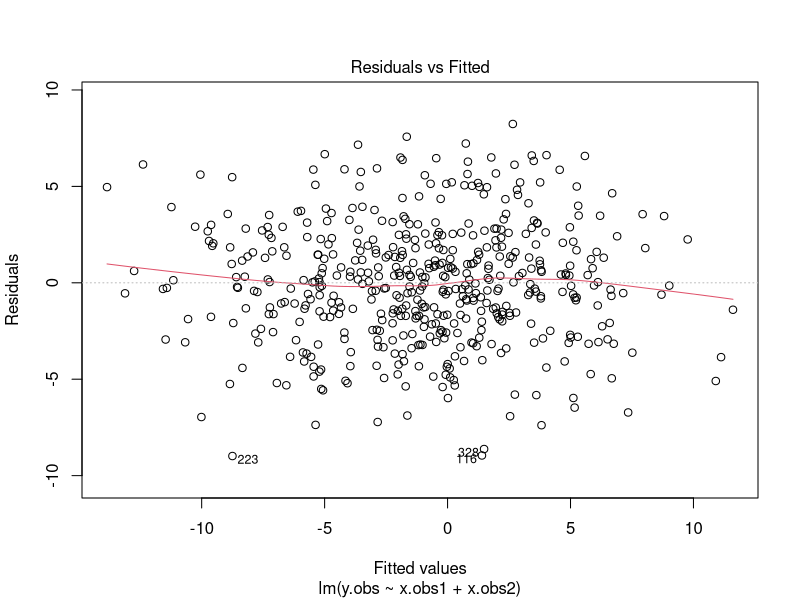
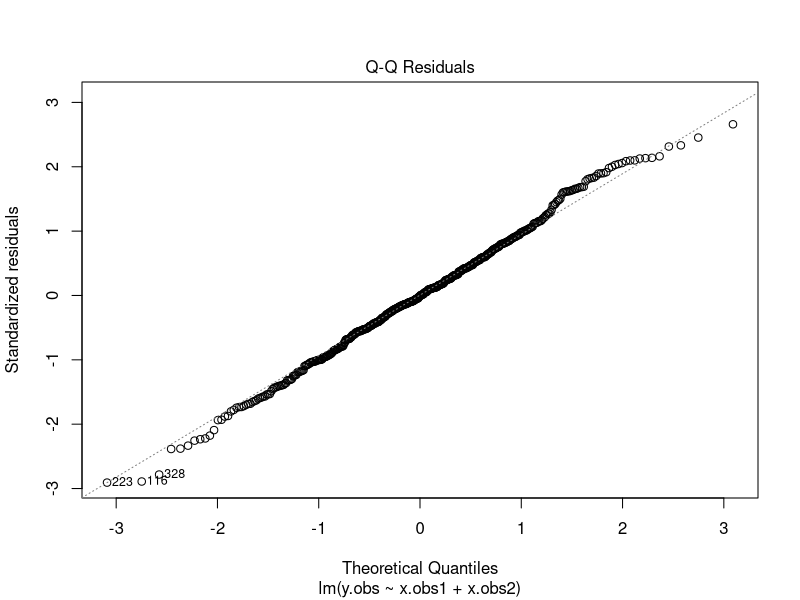
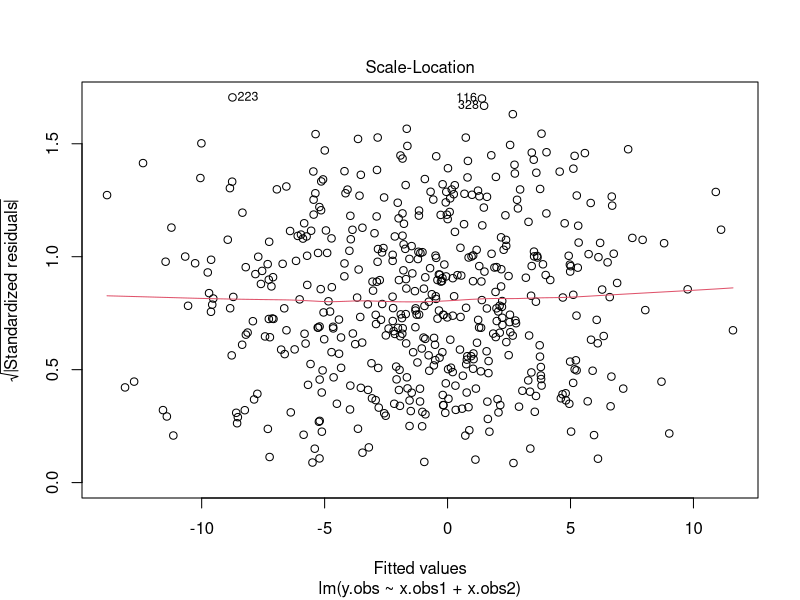
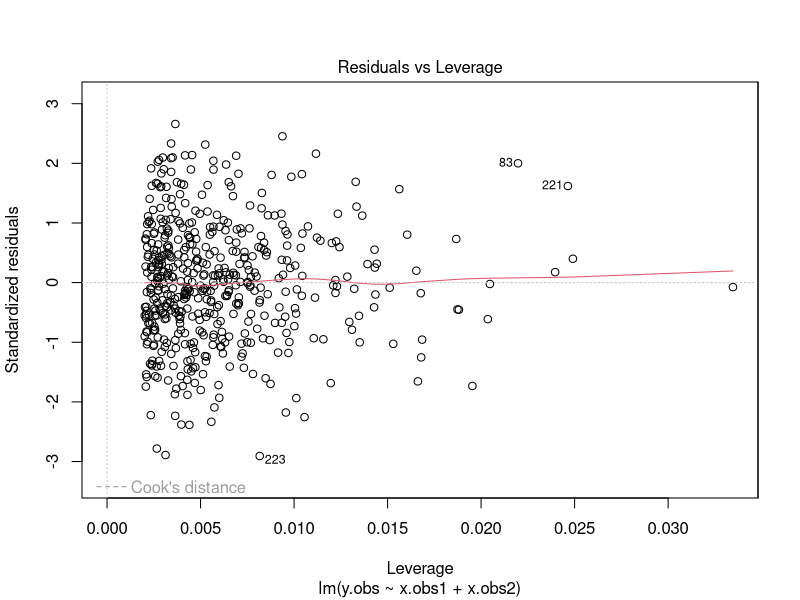

Recreate these plots in R, in order.
## ---- chunk 1
knitr::opts_chunk$set(echo = TRUE)
## ---- chunk 2
#We'll import the package mvtnorm in order to simulate the errors between 
#the errors. This is really important since we need to capture the dependence 
#structure between the noise terms. (Genz and Bretz (2009))

library(mvtnorm)

#Setting a seed for replicability
set.seed(1111)

#We define all the invariant true parameter values here. 
#Defining the hypothetical sample size, n, for all our samples
n = 500

#Generating the errors. 
#We define rho here to be the correlation coefficient. 
sigma = 3; rho = 0.5

#Generating errors following Chapter 2 of my dissertation.
cov.eps = matrix(c(1, rho*sigma, rho*sigma, sigma^2), nrow = 2, ncol = 2)

#Generating some covariates and responses for the selection process. We will 
#again opt, for simplicity, to generate normally-distributed data. 

cov.x = matrix(c(2.25, 0.2*1.5*1, 0.2*1.5*1, 1), nrow = 2, ncol = 2)

#Defining beta and alpha as in Chapter 2 of my dissertation. 
beta = c(-1, 1, 4)
alpha = c(1.5, 2, 3)

## ---- chunk 3
#Defining our Tobit-2 Model here, a modification from Rubio (2024).
#This takes inputs init, the inital value from where the parameter estimate is 
#evaluated from, out, the responses of the observed model, sel, the responses 
#of the selection model, deso, the design matrix for the observed model, less 
#the first column, dess, the design matrix for the selection process less the #first column, method, the optimisation method, and maxit, the maximum number of 
#iterations, with default number 100.
MLETobit2 = function(init, out, sel, deso, dess, beta_par = 0,
                     method = "nlminb", maxit = 100){
  #Converting the inputs out and sel into vectors.
  out = as.vector(out); sel = as.vector(sel)
  #Defining x1 and w1 as the design matrices of the observed and selection 
  #processes respectively by adding back the missing column of 1's.
  x1 = as.matrix(cbind(1, deso)); w1 = as.matrix(cbind(1, dess))
  #Defining p and q as the number of columns of x1 and w1 respectively. 
  p = ncol(x1); q = ncol(w1)
  #Defining a function which evaluates the log-likelihood of the Tobit-2 model,
  #loglik. This takes in as inputs a parameter vector, par. 
  loglik = function(par){
    #Reparametrising sigma and rho in our model, using an exponential and a 
    #tanh link. 
    sigma = exp(par[1]); rho = tanh(par[2]) 
    #Defining our linear regression coefficients for the observed model, beta, 
    #and that for the selection model, alpha. 
    #TODO: Reparametrise beta = beta.tilde
    beta = par[c(3:(p+2))]; alpha = par[(p+3):(p+q+2)]
    #Reparametrisation if beta_par = 1
    if(beta_par){
      beta = beta/sigma
    }
    x_beta = x1%*%beta; w_alpha = w1%*%alpha
    #Defining inds0 and inda1 as indicators corresponding to the selection 
    #criterion, which can be seen in chapter 2. 
    inds0 = (sel == 0); inds1 = (sel == 1)
    #Evaluating the log-likelihood of the Tobit-2 model as given in Chapter 2. 
    ll = sum(pnorm(-w_alpha[inds0], log = T)) + 
         sum(pnorm( (w_alpha[inds1] + rho*(out[inds1] - x_beta[inds1])/sigma)/
                      sqrt(1 - rho^2), log = T)) + 
    #MODIFICATION: compressed the explicit evaluation of the normal component of
    #the observed processes into the dnorm function, as the distribution is a
    #N(x_beta, sigma^2) distributed random variable from proof (INSERT). 
         sum(dnorm(out[inds1], mean = x_beta[inds1], sd = sigma, log = T))
    #Returning the log-loss, which we will minimise using the optim commands. 
    #This is because optim and nlminb are principally minimisation algorithms, 
    #so returning the log-loss is more efficient here. 
    return(-ll)
  }
  #Conditional to evaluate the optimal value using nlminb if specified
  #(by default).
  if(method == "nlminb"){ 
    OPT = nlminb(init, loglik, control = list(iter.max = maxit))
  } 
  #Conditional to evaluate the optimal value using the optim() function
  else{
    #Using optim to 
    OPT = optim(init, loglik, control = list(maxit = maxit), method = method)
  }
  #Storing the MLES in a vector, remembering to undo the links defined above. 
  MLE = c(exp(OPT$par[1]), tanh(OPT$par[2]), OPT$par[-c(1,2)])
  #Creating a vector of estimate names...
  names(MLE) = c("sigma", "rho", "intercept", paste(paste("beta_hat[,", 1:(p-1), 
    sep = "" ),"]", sep = ""), "intercept", paste(paste("alpha_hat[,", 1:(q-1), 
    sep = "" ),"]", sep = "")) 
  #Storing all our outputs in the list outf.
  outf = list(loglik = loglik, OPT = OPT, MLE = MLE)
  #Returning outf as the function output. 
  return(outf)
}
npar = 8

## ---- chunk 4
#The following simulation is based on the ADEMP framework discussed in 
#Chapter 2 of my dissertation. (Morris, White and Crowther (2019))
#We're going to report the mean absolute deviation (MAD) of each parameter in
#all possible scenarios to answer the simulation study. 
#Creating three matrices for the three mean
#Defining the number of simulations as n.sims. 
n.sims = 500
#Define the matrix bias.true as a matrix with rows representing 
#the simulated samples, and columns equal to the length of beta and alpha. 
bias.true = matrix(NA, nrow = n.sims, ncol = length(c(beta, alpha)))
#Defining the matrix bias.linreg.mat as a matrix with rows being the simulation
#index, and columns being the variables of ONLY the observed process' regression
#coefficients beta, for the case where we ignore the selection process 
#(ignorant model)
bias.linreg.mat = matrix(NA, nrow = n.sims, ncol = length(beta))
#Defining the matrix bias.misspec.obs.mat as a matrix with rows representing 
#the simulation index, and columns only being the observed process's 
#regression coefficients, beta, in the case of misspecification of the selection
#process. 
bias.misspec.obs.mat = matrix(NA, nrow = n.sims, ncol = length(beta))
#Same as above, but here the columns represent the selection process regression
#coefficients, less the last one, as the misspecified model drops the 
#corresponding covariate.
bias.misspec.sel.mat = matrix(NA, nrow = n.sims, ncol = length(alpha)-1)
#Define an empty vector called missingness. 
missingness = c()

#For loop iterating over all the samples necessary
for (i in 1:n.sims){
  #For replicability set the seed here to be the dummy variable i. 
  set.seed(i)
  
  #Generating a vector of noise variables with rmvnorm() to preserve the 
  #correlation structure. 
  eps = rmvnorm(n, sigma = cov.eps)
  #Isolating the selection and observable processes' noises. 
  eps.sel = eps[,1]
  eps.obs = eps[,2]
  
  #Generating some covariates and responses for the selection process. We will 
  #again opt, for simplicity, to generate normally-distributed data.
  
  dm.obs = rmvnorm(n, sigma = cov.x)
  x.obs1 = dm.obs[,1]
  x.obs2 = dm.obs[,2]
  
  #Defining the observable response latent variable y.obs as in Chapter 2 of my
  #dissertation. 
  y.obs = cbind(1, dm.obs) %*% beta + eps.obs
  
  #Generating some covariates and responses for the selection process. We will 
  #opt, for simplicity, to generate normally-distributed data. 
    
  x.sel1 = rnorm(n, 0, 0.5)
  x.sel2 = rnorm(n, 0, 2)
  dm.sel = cbind(x.sel1, x.sel2)

  #Defining the selection latent variable y.sel as in Chapter 2 of 
  #my dissertation. 
  y.sel = cbind(1, dm.sel) %*% alpha + eps.sel
  #Defining the selection variable to be the indication with condition 
  #y.sel exceeding zero. 
  select = y.sel > 0
  #Defining the ith element of missingness as the sample proportion of select. 
  missingness[i] = mean(select)
  
  #Applying the MLETobit2 function, and storing the output in OPT. 
  OPT = MLETobit2(rep(0, npar), out = y.obs, sel = select, deso = dm.obs, 
          dess = dm.sel, maxit = 1E3)
  
  #Defining the MLE to be the MLE obtained by the Tobit-2 function. 
  MLE = OPT$MLE
  
  #Defining the bias from the correctly specified model as the ith row of the 
  #dataframe bias.true. 
  bias.true[i, ] = as.numeric(MLE[-c(1:2)] - c(beta, alpha))
  
  #Defining the linear regression model linreg as the model only containing the
  #observable process, ignoring the selection process (ignorant model)
  linreg = lm(y.obs ~ x.obs1 + x.obs2)
  
  #Calculating the bias from 
  bias.linreg.mat[i, ] = as.numeric(coef(linreg) - beta)
  
  #Defining dm.sel.misspec, the misspecified selection design matrix, with only
  #the first covariate, x.sel1. 
  dm.sel.misspec = x.sel1
  #Running the MLETobit2 function for the misspecified model, and storing the 
  #output in OPT.misspec.
  OPT.misspec = MLETobit2(rep(0, npar-1), out = y.obs, sel = select, 
                          deso = dm.obs, dess = dm.sel.misspec)
  #Storing the MLEs of the misspecified model in MLE.misspec. 
  MLE.misspec = OPT.misspec$MLE
  #Calculating the bias of the observable process in the misspecifed model for   
  #simulation i,  and storing it in row i of bias.misspec.obs.mat. 
  bias.misspec.obs.mat[i, ] = MLE.misspec[c(3:5)] - beta
  #Same thing but with the selection process instead. 
  bias.misspec.sel.mat[i, ] = MLE.misspec[c(6:7)] - alpha[-3]
}
#Evaluating the column means of ALL the matrices to report as the mean absolute
#deviations using colMeans().
colMeans(abs(bias.true))
colMeans(abs(bias.linreg.mat))
colMeans(abs(bias.misspec.obs.mat))
colMeans(abs(bias.misspec.sel.mat))
#Evaluating the average proportion of missing data in all samples as the 1 minus
#the mean of missingness. 
1-mean(missingness)
## ---- chunk 5
#Section based on Rubio (2024b). 
#Assume the regression coefficients are -1, 1, 3.
lin.pred.coeffs = c(-1, 1, 3)

#Defining the matrices to store the sample absolute deviations for the correct 
#linear model, the misspecifed linear model, the correct logistic model and 
#the misspecified logistic model. 
coeff.lm.true = matrix(NA, ncol = 3, nrow = n)
coeff.lm.misspec = matrix(NA, ncol = 2, nrow = n)
coeff.logit.true = matrix(NA, ncol = 3, nrow = n)
coeff.logit.misspec = matrix(NA, ncol = 2, nrow = n)

#Iteration counter from 1 to n as a generic iteration counter. 
for (i in 1:n){
  #Setting seed to i. 
  set.seed(i)
  #Generating a matrix of independent standard normal covariates for 
  #demonstration purposes.
  x = rmvnorm(n, mean = rep(0, 2))
  #Creating a vector of responses, y, following the form of a general linear 
  #model.
  y = cbind(1, x) %*% lin.pred.coeffs + rnorm(n)
  #Fitting the correct linear model and storing its coefficients in the ith 
  #row of coeff.lm.true.
  coeff.lm.true[i,] = as.numeric(coef(lm(y ~ x[,1] + x[, 2])))
  #Fitting the misspecified linear model and storing its coefficients in the ith 
  #row of coeff.lm.misspec.
  coeff.lm.misspec[i, ] = as.numeric(coef(lm(y ~ x[,1])))
  #Creating a vector of responses, y2, following the form of a logistic model. 
  y2 = rbinom(n, 1, prob = pnorm(q = cbind(1, x) %*% lin.pred.coeffs))
  ##Fitting the correct logistic model and storing its coefficients in the ith 
  #row of coeff.logit.true.
  coeff.logit.true[i, ] = as.numeric(coef(glm(y2 ~ x[,1] + x[,2], family = 
                                                binomial(link = "probit"))))
  #Fitting the correct misspecified model and storing its coefficients in the 
  #ith row of coeff.logit.misspec.
  coeff.logit.misspec[i, ] = as.numeric(coef(glm(y2 ~ x[,1], 
                                          family = binomial(link = "probit"))))
}
#Taking the means of all the columns to report for this simulation study using
#colMeans(). 
colMeans(coeff.lm.true)
colMeans(coeff.lm.misspec)
colMeans(coeff.logit.true)
colMeans(coeff.logit.misspec)
## ---- chunk 6

#Same procedure as in simulation study; comments not included here 
#for conciseness. Only change is setting i = 1. 
i = 1
set.seed(i)

eps = rmvnorm(n, sigma = cov.eps)
eps.sel = eps[,1]
eps.obs = eps[,2]

dm.obs = rmvnorm(n, sigma = cov.x)
x.obs1 = dm.obs[,1]
x.obs2 = dm.obs[,2]
y.obs = cbind(1, dm.obs) %*% beta + eps.obs

  
x.sel1 = rnorm(n, 0, 0.5)
x.sel2 = rnorm(n, 0, 2)
dm.sel = cbind(x.sel1, x.sel2)

y.sel = cbind(1, dm.sel) %*% alpha + eps.sel
select = y.sel > 0

OPT = MLETobit2(rep(0, npar), out = y.obs, sel = select, deso = dm.obs, 
        dess = dm.sel, maxit = 1E3)
MLE = OPT$MLE
bias.true.1 = as.numeric(MLE[-c(1:2)] - c(beta, alpha))

linreg = lm(y.obs ~ x.obs1 + x.obs2)

summary(linreg)
plot(linreg)
summary(linreg)$'adj.r.squared'

bias.linreg.mat.1 = as.numeric(coef(linreg) - beta)

dm.sel.misspec = x.sel1
OPT.misspec = MLETobit2(rep(0, npar-1), out = y.obs, sel = select, 
                        deso = dm.obs, dess = dm.sel.misspec)

bias.true.1
bias.linreg.mat.1
OPT.misspec
MLE.misspec = OPT.misspec$MLE

